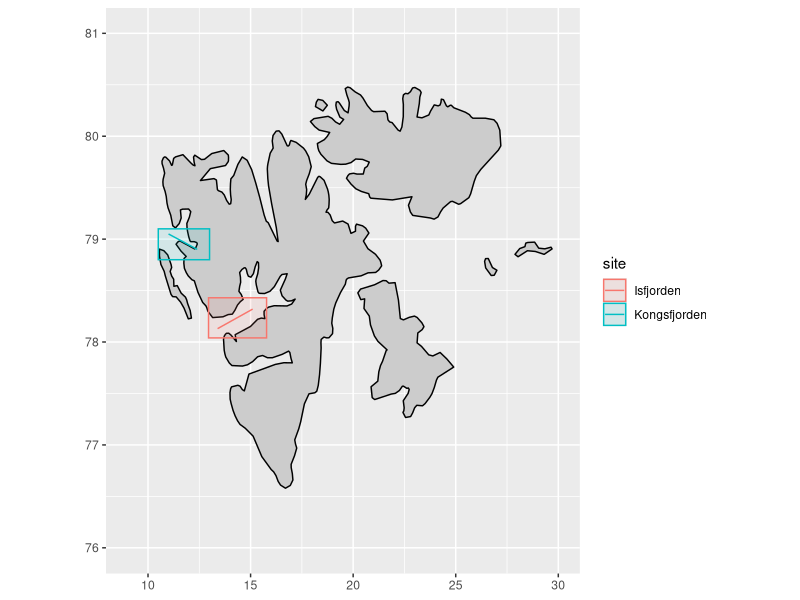
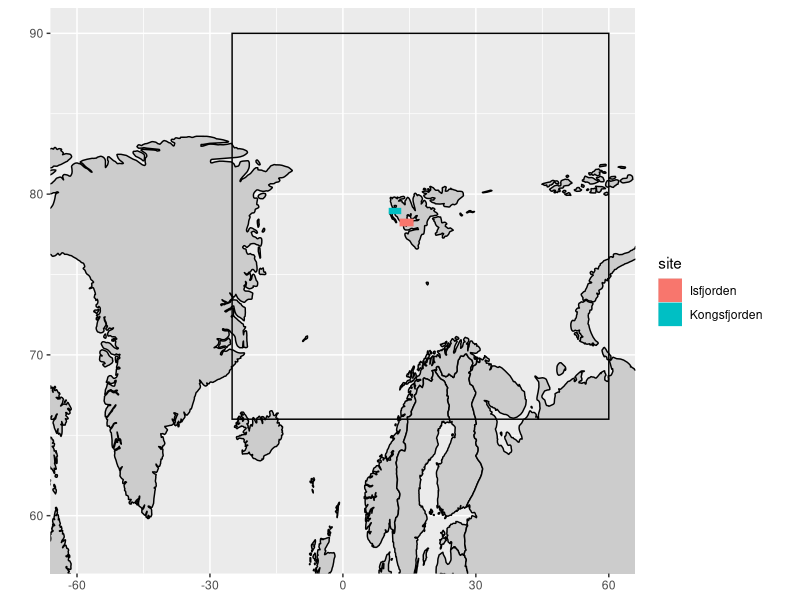

These figures' R source, in order:
# code/study_sites.R
# This script houses code used in managing study site info

# Notes on site coordinators contacted for bbox and transect coordinates
# Western Greenland: Nuup Kangerlua (Godthåbsfjord) (GF), Qeqertarsuup Tunua (Disko Bay) (DB): Thomas Juul-Pedersen
# Eastern Greenland: Young Sound (YS): Mikael Kristian Sejr
# Svalbard: Kongsfjorden (KF): Allison Bailey
# Svalbard: Isfjorden (IF), Inglefieldbukta (IB) and Agardhbukta: Janne Søreide
# Norway: Porsangerfjorden (PF), Finnmark: Lis Lindal Jørgensen


# Setup -------------------------------------------------------------------

library(tidyverse)


# Bounding boxes ----------------------------------------------------------

# European Arctic
bbox_EU <- data.frame(lon1 = -25,
                      lon2 = 60,
                      lat1 = 66,
                      lat2 = 90)

# Sites
bboxs <- data.frame(site = c("Kongsfjorden", "Isfjorden"),
                    lon1 = c(10.5, 12.95),
                    lon2 = c(13, 15.78),
                    lat1 = c(78.8, 78.04),
                    lat2 = c(79.1, 78.43))


# Transects ---------------------------------------------------------------

trnscts <- data.frame(site = c("Kongsfjorden", "Isfjorden"),
                      lon1 = c(11, 15.1),
                      lon2 = c(12.4, 13.39),
                      lat1 = c(79.05, 78.32),
                      lat2 = c(78.9, 78.13))


# Map ---------------------------------------------------------------------

# Individual sites
ggplot(data = bboxs) +
  borders(fill = "grey80", colour = "black") +
  geom_rect(aes(xmin = lon1, xmax = lon2, ymin = lat1, ymax = lat2,
                fill = site, colour = site), alpha = 0.1) +
  geom_segment(data = trnscts, aes(x = lon1, xend = lon2, y = lat1, yend = lat2, colour = site)) +
  coord_quickmap(xlim = c(9, 30), ylim = c(76, 81)) +
  # coord_quickmap(xlim = c(bbox_EU$lon1, bbox_EU$lon2), ylim = c(bbox_EU$lat1, bbox_EU$lat2)) +
  # coord_quickmap(xlim = c(bboxs$lon1, bboxs$lon2), ylim = c(bboxs$lat1, bboxs$lat2)) +
  # facet_wrap(~site) +
  labs(x = NULL, y = NULL)

# Full study area
ggplot() +
  borders(fill = "grey80", colour = "black") +
  geom_rect(data = bbox_EU, fill = NA, colour = "black",
            aes(xmin = lon1, xmax = lon2, ymin = lat1, ymax = lat2)) +
  geom_rect(data = bboxs,
            aes(xmin = lon1, xmax = lon2, ymin = lat1, ymax = lat2,
                fill = site, colour = site)) +
  coord_quickmap(xlim = c(-60, 60), ylim = c(58, 90)) +
  labs(x = NULL, y = NULL)

